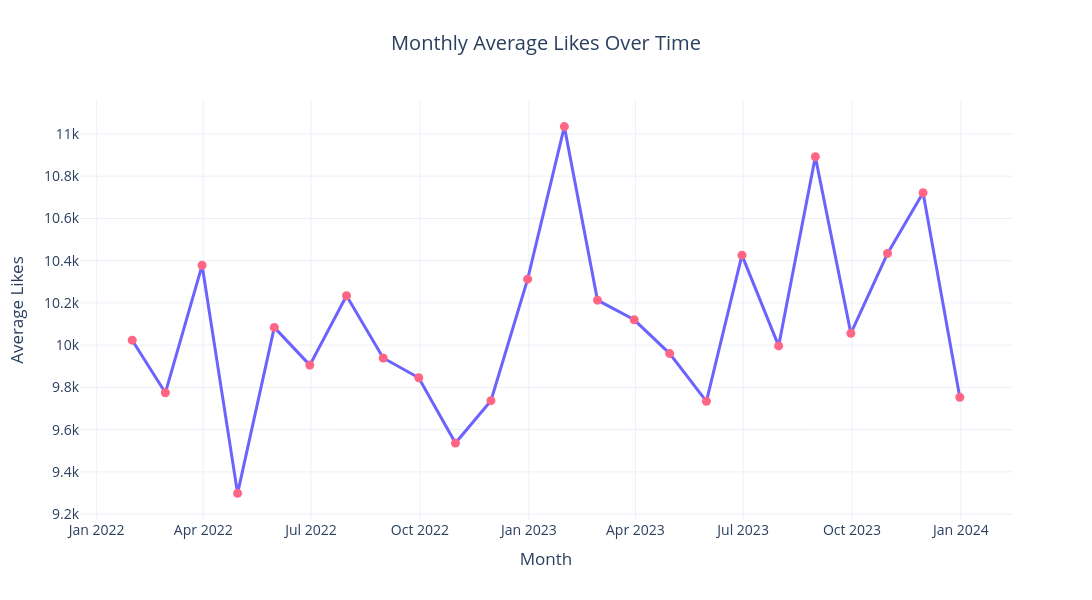

Source (notebook cell):
### Code cell
import plotly.express as px
monthly_likes = (
    df.set_index('posted_at')
      .resample('ME')['likes']
      .mean()
      .reset_index()
)
line_fig = px.line(
    monthly_likes,
    x='posted_at',
    y='likes',
    markers=True,
    title='Monthly Average Likes Over Time',
    labels={
        'posted_at': 'Month',
        'likes': 'Average Likes'
    },
    template='plotly_white'
)
line_fig.update_traces(
    line=dict(width=3, color='#6C63FF'),
    marker=dict(size=9, color='#FF6584')
)
line_fig.update_layout(
    width=1100,
    height=600,
    title_x=0.5,
    font=dict(size=14),
    hovermode='x unified'
)
line_fig.show()

### Figure 1 — Plotly figure (JSON) as saved in the notebook; plotly's stock layout.template omitted (floating-point values rounded to 4 significant figures)
{"data": [{"hovertemplate": "Month=%{x}<br>Average Likes=%{y}<extra></extra>", "legendgroup": "", "line": {"color": "#6C63FF", "dash": "solid", "width": 3}, "marker": {"color": "#FF6584", "size": 9, "symbol": "circle"}, "mode": "lines+markers", "name": "", "orientation": "v", "showlegend": false, "type": "scatter", "x": ["2022-01-31T00:00:00.000000", "2022-02-28T00:00:00.000000", "2022-03-31T00:00:00.000000", "2022-04-30T00:00:00.000000", "2022-05-31T00:00:00.000000", "2022-06-30T00:00:00.000000", "2022-07-31T00:00:00.000000", "2022-08-31T00:00:00.000000", "2022-09-30T00:00:00.000000", "2022-10-31T00:00:00.000000", "2022-11-30T00:00:00.000000", "2022-12-31T00:00:00.000000", "2023-01-31T00:00:00.000000", "2023-02-28T00:00:00.000000", "2023-03-31T00:00:00.000000", "2023-04-30T00:00:00.000000", "2023-05-31T00:00:00.000000", "2023-06-30T00:00:00.000000", "2023-07-31T00:00:00.000000", "2023-08-31T00:00:00.000000", "2023-09-30T00:00:00.000000", "2023-10-31T00:00:00.000000", "2023-11-30T00:00:00.000000", "2023-12-31T00:00:00.000000"], "xaxis": "x", "y": [10020.0, 9774.0, 10380.0, 9298.0, 10080.0, 9905.0, 10230.0, 9939.0, 9846.0, 9536.0, 9737.0, 10310.0, 11030.0, 10210.0, 10120.0, 9960.0, 9734.0, 10430.0, 9997.0, 10890.0, 10060.0, 10430.0, 10720.0, 9753.0], "yaxis": "y"}], "layout": {"font": {"size": 14}, "height": 600, "hovermode": "x unified", "legend": {"tracegroupgap": 0}, "title": {"text": "Monthly Average Likes Over Time", "x": 0.5}, "width": 1100, "xaxis": {"anchor": "y", "domain": [0, 1], "title": {"text": "Month"}}, "yaxis": {"anchor": "x", "domain": [0, 1], "title": {"text": "Average Likes"}}}}
